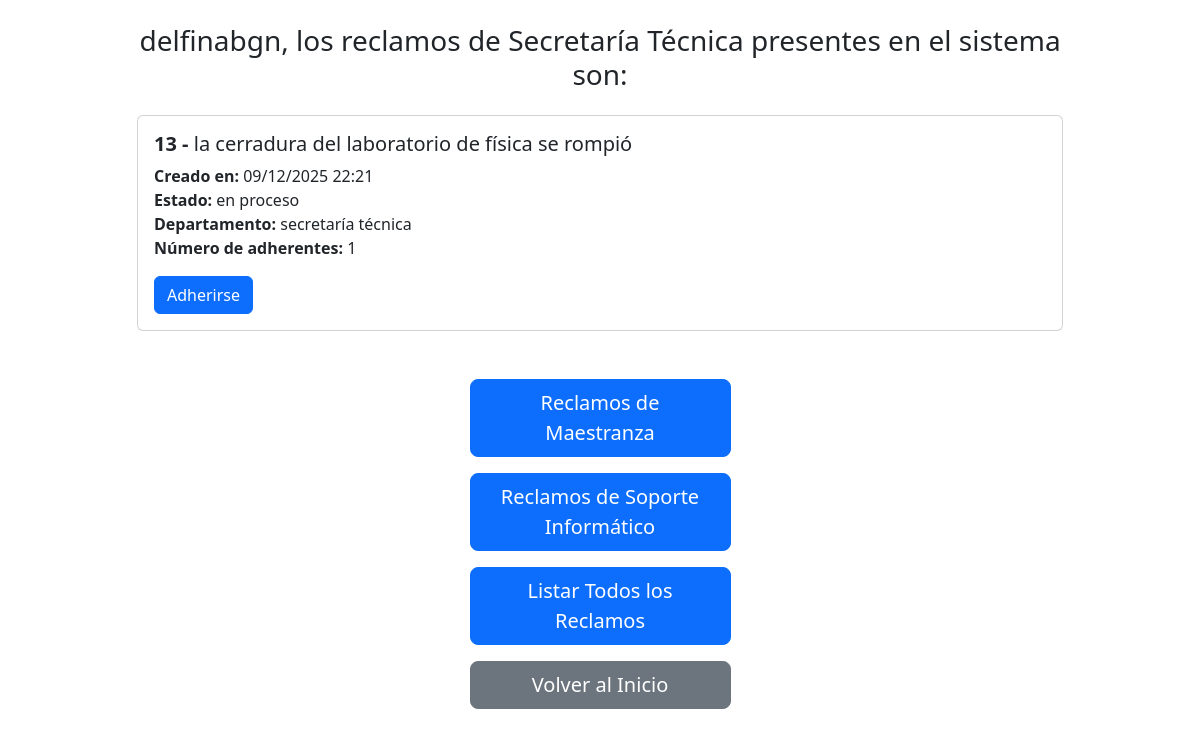
The app's page /reclamo_secretaria_tecnica (signed in) with its own data.
### modules/Modelos.py (models this page shows)
class ModeloUsuario(Base):
    __tablename__ = 'usuarios'
    id = Column(Integer(), primary_key=True, unique=True)
    nombre = Column(String(1000), nullable=False)
    apellido = Column(String(1000), nullable=False)
    email = Column(String(1000), nullable=False, unique=True)
    username = Column(String(1000), nullable=False, unique=True)
    claustro = Column(String(1000), nullable=False)
    password = Column(String(1000), nullable=False)
    rol = Column(String(1000), nullable=False)
    departamento = Column(String(1000))
    reclamos_seguidos = relationship('ModeloReclamo', secondary=asociacion_usuarios_reclamos, backref= 'usuarios_seguidores')

class ModeloReclamo(Base):
    __tablename__ = 'reclamos'
    id = Column(Integer(), primary_key=True, unique=True)
    contenido = Column(String(1000), nullable=False)
    departamento = Column(String(1000), nullable=False)
    fecha_hora = Column(String(1000), nullable=False)
    id_usuario = Column(Integer(), nullable=False)
    estado = Column(String(1000), nullable=False)
    ruta_imagen = Column(String(1000), nullable=True)
    tiempo_de_resolucion = Column(Integer(), nullable=False, default=1)

### server.py (the view)
@app.route("/reclamo_secretaria_tecnica", methods=['GET', 'POST'])
@gestor_login.se_requiere_login
def reclamo_secretaria_tecnica():
    if request.args.get('adherirse') == 'True':
        id_reclamo = request.args.get('id')
        gestor_usuarios.registrar_reclamo_a_seguir(gestor_login.id_usuario_actual, id_reclamo)
        flash("Se ha adherido al reclamo con éxito")
    reclamos_seguidos = gestor_reclamos.filtrar_reclamos_seguidos_por_usuario(gestor_login.id_usuario_actual)
    reclamos_existentes = gestor_reclamos.filtrar_reclamos_por_depto('secretaría técnica')
    cant_usuarios_adheridos = {reclamo['id']: gestor_usuarios.obtener_cantidad_de_usuarios_adheridos(reclamo['id']) for reclamo in reclamos_existentes}
    return render_template("reclamo_secretaria_tecnica.html",
                           vacio= (len(reclamos_existentes) == 0),
                           user=gestor_login.nombre_usuario_actual,
                           lista_reclamos = reclamos_existentes,
                           reclamos_seguidos = reclamos_seguidos,
                           admin = gestor_login.es_admin,
                           adherentes=cant_usuarios_adheridos)

### modules/dominio.py (called while the page is built)
    @property
    def estado(self):
        return self.__estado

    @property
    def contenido(self):
        return self.__contenido

    @property
    def departamento(self):
        return self.__departamento

    @property
    def id_usuario(self):
        return self.__id_usuario

    @property
    def fecha_hora(self):
        return self.__fecha_hora

    @property
    def id(self):
        return self.__id

    @property
    def tiempo_de_resolucion(self):
        return self.__tiempo_de_resolucion

    @estado.setter
    def estado(self, p_estado):
        if isinstance(p_estado, str) and p_estado != "":
            self.__estado = p_estado
        else:
            raise TypeError("El estado debe ser un string y no estar vacio")

    @contenido.setter
    def contenido(self, p_contenido):
        if isinstance(p_contenido, str) and p_contenido != "":
            self.__contenido = p_contenido
        else:
            raise TypeError("El contenido debe ser un string y no estar vacio")

    @departamento.setter
    def departamento(self, p_departamento):
        if isinstance(p_departamento, str) and p_departamento != "":
            self.__departamento = p_departamento
        else:
            raise TypeError("El departamento debe ser un string y no estar vacio")

    @id_usuario.setter
    def id_usuario(self, p_id_usuario):
        if p_id_usuario != None:
            if not isinstance(p_id_usuario, int):
                raise TypeError("El id del usuario debe ser un número entero")
            self.__id_usuario = p_id_usuario
        else:
            self.__id_usuario = None

    @fecha_hora.setter
    def fecha_hora(self, p_fecha_hora):
        if isinstance(p_fecha_hora, str) and p_fecha_hora != "":
            self.__fecha_hora = p_fecha_hora
        else:
            raise TypeError("La fecha y hora debe ser un string y no estar vacio")

    @id.setter
    def id(self, p_id):
        if p_id != None:
            if not isinstance(p_id, int):
                raise TypeError("El id del reclamo debe ser un número entero")
            self.__id = p_id
        else:
            self.__id = None

    def to_dict(self):
        return {
            "estado": self.estado,
            "contenido": self.contenido,
            "departamento": self.departamento,
            "id_usuario": self.id_usuario,
            "fecha_hora": self.fecha_hora,
            "id": self.id,
            "tiempo_de_resolucion": self.tiempo_de_resolucion,
        }

### templates/reclamo_secretaria_tecnica.html (shortened to what this page needs)
<!DOCTYPE html>
<html lang="es">
<head>
    <link href="https://cdn.jsdelivr.net/npm/bootstrap@5.3.0/dist/css/bootstrap.min.css" rel="stylesheet">
</head>
<body class="container py-4">
    <div class="row justify-content-center">
        <div class="col-md-10">
            {% if vacio %}
                <h3 class="text-center">No hay reclamos de Secretaría Técnica en el sistema</h3>
            {% else %}
                <h3 class="text-center mb-4">{{ user }}, los reclamos de Secretaría Técnica presentes en el sistema son:</h3>
                {% for reclamo in lista_reclamos %}
                    <div class="card mb-3">
                        <div class="card-body">
                            <h5 class="card-title"><b>{{ reclamo.id }} -</b> {{ reclamo.contenido }}</h5>
                            <p class="card-text">
                                <strong>Creado en:</strong> {{ reclamo.fecha_hora }}<br>
                                <strong>Estado:</strong> {{ reclamo.estado }}<br>
                                <strong>Departamento:</strong> {{ reclamo.departamento }}<br>
                                <strong>Número de adherentes:</strong> {{ adherentes[reclamo.id] }}
                            </p>
                            {% if reclamo not in reclamos_seguidos %}
                                <a href="{{ url_for('reclamo_secretaria_tecnica', username=user, adherirse=true, id=reclamo.id) }}" class="btn btn-primary">
                                    Adherirse
                                </a>
                            {% else %}
                                <span class="badge bg-secondary">Ya estás adherido a este reclamo</span>
                            {% endif %}
                        </div>
                    </div>
                {% endfor %}
            {% endif %}
        </div>
    </div>
    <div class="row justify-content-center">
        <div class="col-md-10 pt-2">
        </div>
    </div>
    <div class="row justify-content-center mt-4">
        <div class="col-md-3 d-grid gap-3">
            <form action="{{ url_for('reclamo_maestranza') }}">
                <button class="btn btn-lg btn-primary w-100" type="submit">Reclamos de Maestranza</button>
            </form>
            <form action="{{ url_for('reclamo_soporte_informatico') }}">
                <button class="btn btn-lg btn-primary w-100" type="submit">Reclamos de Soporte Informático</button>
            </form>
            <form action="{{ url_for('listar') }}">
                <button class="btn btn-lg btn-primary w-100" type="submit">Listar Todos los Reclamos</button>
            </form>
            <form action="{{ url_for('inicio') }}">
                <button class="btn btn-lg btn-secondary w-100" type="submit">Volver al Inicio</button>
            </form>
        </div>
    </div>
</body>
</html>

### records on screen
ModeloUsuario: username "delfinabgn"
ModeloReclamo: id "13", contenido "la cerradura del laboratorio de física se rompió", fecha_hora "09/12/2025 22:21", estado "en proceso", departamento "secretaría técnica", adherentes "1"
